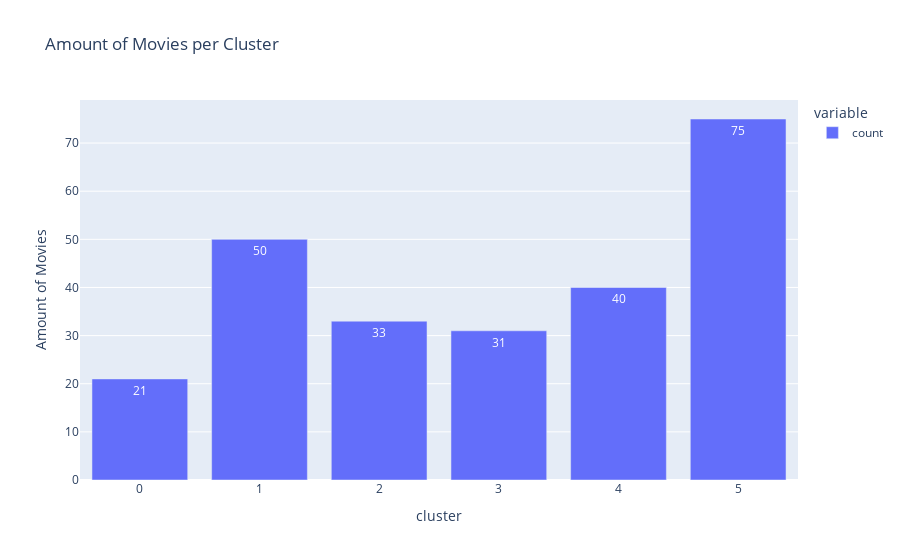

Notebook source saved alongside this figure:
### Markdown cell above
## Movies per Cluster

### Code cell
fig = px.bar(df['cluster'].value_counts(),
             text_auto = True,
             title = 'Amount of Movies per Cluster',
             labels = {'index': 'Cluster',
                       'value':'Amount of Movies'})
fig.show()

### Figure 1 — Plotly figure (JSON) as saved in the notebook; plotly's stock layout.template omitted (floating-point values rounded to 4 significant figures)
{"data": [{"alignmentgroup": "True", "hovertemplate": "variable=count<br>cluster=%{x}<br>Amount of Movies=%{y}<extra></extra>", "legendgroup": "count", "marker": {"color": "#636efa", "pattern": {"shape": ""}}, "name": "count", "offsetgroup": "count", "orientation": "v", "showlegend": true, "textposition": "auto", "texttemplate": "%{y}", "type": "bar", "x": [5, 1, 4, 2, 3, 0], "xaxis": "x", "y": [75, 50, 40, 33, 31, 21], "yaxis": "y"}], "layout": {"barmode": "relative", "legend": {"title": {"text": "variable"}, "tracegroupgap": 0}, "title": {"text": "Amount of Movies per Cluster"}, "xaxis": {"anchor": "y", "domain": [0, 1], "title": {"text": "cluster"}}, "yaxis": {"anchor": "x", "domain": [0, 1], "title": {"text": "Amount of Movies"}}}}
